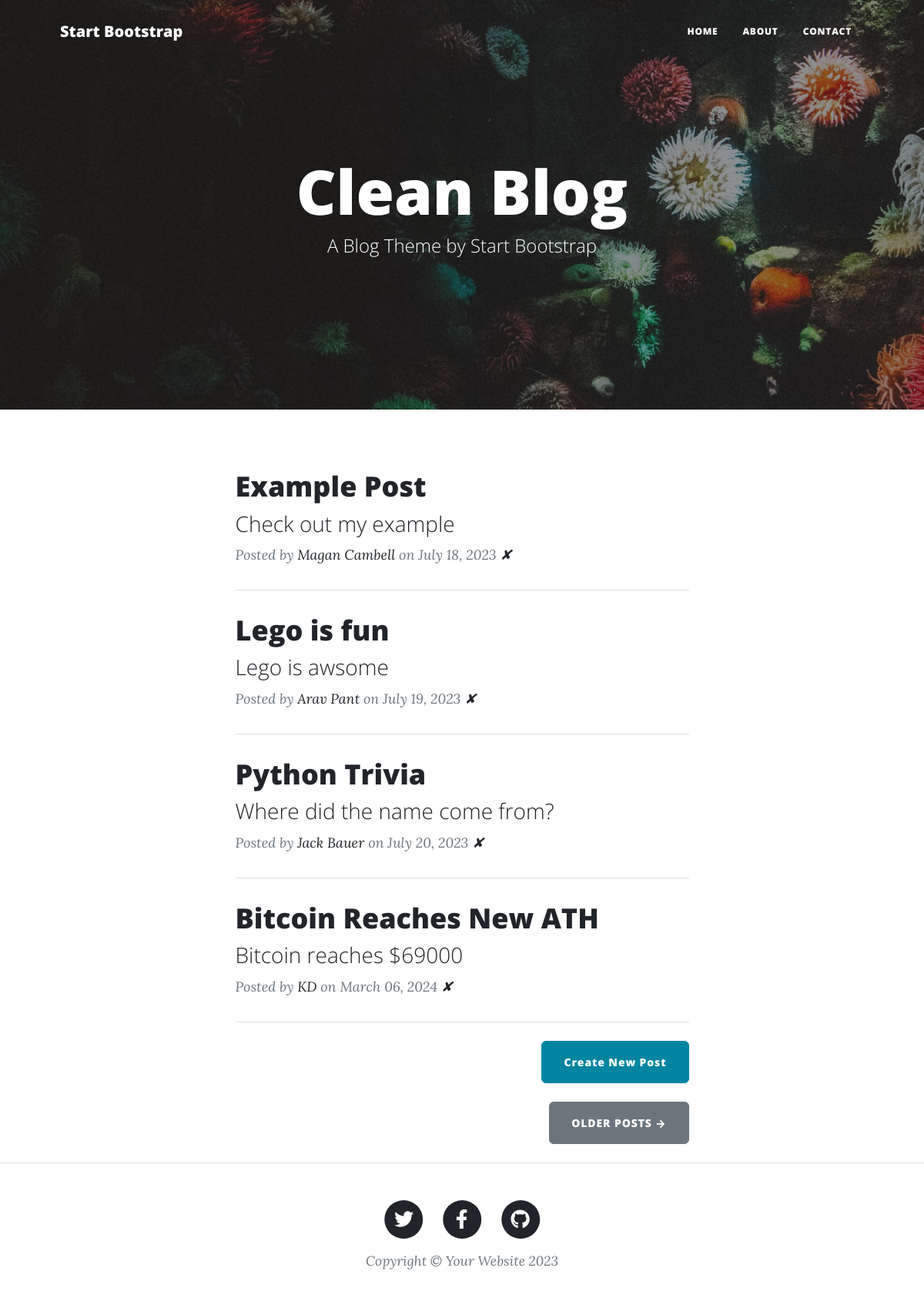
The app's page /, older data.
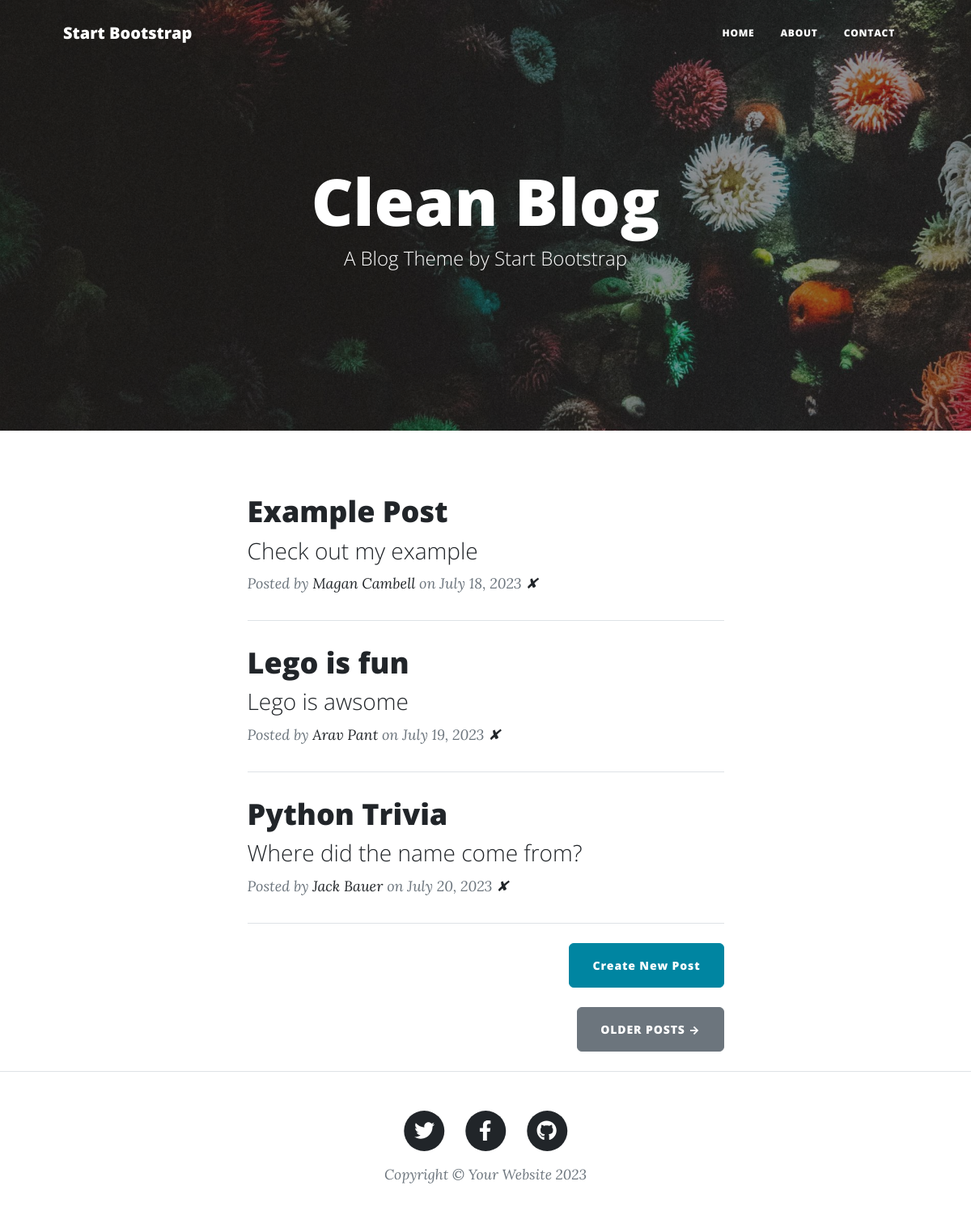
The same page, newer data.
### main.py (models this page shows)
class BlogPost(db.Model):
    id: Mapped[int] = mapped_column(Integer, primary_key=True)
    title: Mapped[str] = mapped_column(String(250), unique=True, nullable=False)
    subtitle: Mapped[str] = mapped_column(String(250), nullable=False)
    date: Mapped[str] = mapped_column(String(250), nullable=False)
    body: Mapped[str] = mapped_column(Text, nullable=False)
    author: Mapped[str] = mapped_column(String(250), nullable=False)
    img_url: Mapped[str] = mapped_column(String(250), nullable=False)

### main.py (the view)
@app.route('/')
def get_all_posts():
    posts = db.session.execute(db.select(BlogPost)).scalars().all()
    return render_template("index.html", all_posts=posts)

### templates/index.html
{% include "header.html" %}
<header
  class="masthead"
  style="background-image: url('../static/assets/img/home-bg.jpg')"
>
  <div class="container position-relative px-4 px-lg-5">
    <div class="row gx-4 gx-lg-5 justify-content-center">
      <div class="col-md-10 col-lg-8 col-xl-7">
        <div class="site-heading">
          <h1>Clean Blog</h1>
          <span class="subheading">A Blog Theme by Start Bootstrap</span>
        </div>
      </div>
    </div>
  </div>
</header>
<div class="container px-4 px-lg-5">
  <div class="row gx-4 gx-lg-5 justify-content-center">
    <div class="col-md-10 col-lg-8 col-xl-7">
      {% for post in all_posts %}
      <div class="post-preview">
        <a href="{{ url_for('show_post', post_id=post.id) }}">
          <h2 class="post-title">{{ post.title }}</h2>
          <h3 class="post-subtitle">{{ post.subtitle }}</h3>
        </a>
        <p class="post-meta">
          Posted by
          <a href="#">{{post.author}}</a>
          on {{post.date}}
          <a href="{{ url_for('delete_post', post_id = post.id) }}">✘</a>
        </p>
      </div>
      <hr class="my-4" />
      {% endfor %}
      <div class="d-flex justify-content-end mb-4">
        <a
          class="btn btn-primary float-right"
          href="{{ url_for('add') }}"
          >Create New Post</a
        >
      </div>
      <div class="d-flex justify-content-end mb-4">
        <a class="btn btn-secondary text-uppercase" href="#!">Older Posts →</a>
      </div>
    </div>
  </div>
</div>
{% include "footer.html" %}

### templates/header.html (shortened to what this page needs)
<!DOCTYPE html>
<html lang="en">
  <head>
    {% block styles %}
    {{ bootstrap.load_css() }}
    <link
      href="{{ url_for('static', filename='css/styles.css') }}"
      rel="stylesheet"
    />
    {% endblock %}
  </head>
  <body>
    <nav class="navbar navbar-expand-lg navbar-light" id="mainNav">
      <div class="container px-4 px-lg-5">
        <a class="navbar-brand" href="/">Start Bootstrap</a>
        <div class="collapse navbar-collapse" id="navbarResponsive">
          <ul class="navbar-nav ms-auto py-4 py-lg-0">
            <li class="nav-item">
              <a
                class="nav-link px-lg-3 py-3 py-lg-4"
                href="{{ url_for('get_all_posts') }}"
                >Home</a
              >
            </li>
            <li class="nav-item">
              <a
                class="nav-link px-lg-3 py-3 py-lg-4"
                href="{{ url_for('about') }}"
                >About</a
              >
            </li>
            <li class="nav-item">
              <a
                class="nav-link px-lg-3 py-3 py-lg-4"
                href="{{ url_for('contact') }}"
                >Contact</a
              >
            </li>
          </ul>
        </div>
      </div>
    </nav>

### templates/footer.html (shortened to what this page needs)
        <footer class="border-top">
          <div class="container px-4 px-lg-5">
              <div class="row gx-4 gx-lg-5 justify-content-center">
                  <div class="col-md-10 col-lg-8 col-xl-7">
                      <ul class="list-inline text-center">
                          <li class="list-inline-item">
                              <a href="#!">
                                  <span class="fa-stack fa-lg">
                                      <i class="fas fa-circle fa-stack-2x"></i>
                                      <i class="fab fa-twitter fa-stack-1x fa-inverse"></i>
                                  </span>
                              </a>
                          </li>
                          <li class="list-inline-item">
                              <a href="#!">
                                  <span class="fa-stack fa-lg">
                                      <i class="fas fa-circle fa-stack-2x"></i>
                                      <i class="fab fa-facebook-f fa-stack-1x fa-inverse"></i>
                                  </span>
                              </a>
                          </li>
                          <li class="list-inline-item">
                              <a href="#!">
                                  <span class="fa-stack fa-lg">
                                      <i class="fas fa-circle fa-stack-2x"></i>
                                      <i class="fab fa-github fa-stack-1x fa-inverse"></i>
                                  </span>
                              </a>
                          </li>
                      </ul>
                      <div class="small text-center text-muted fst-italic">Copyright &copy; Your Website 2023</div>
                  </div>
              </div>
          </div>
      </footer>
  </body>
</html>

Row changes from the older to the newer data that the page shows:
removed BlogPost: title "Bitcoin Reaches New ATH", subtitle "Bitcoin reaches $69000", author "KD", date "March 06, 2024"
